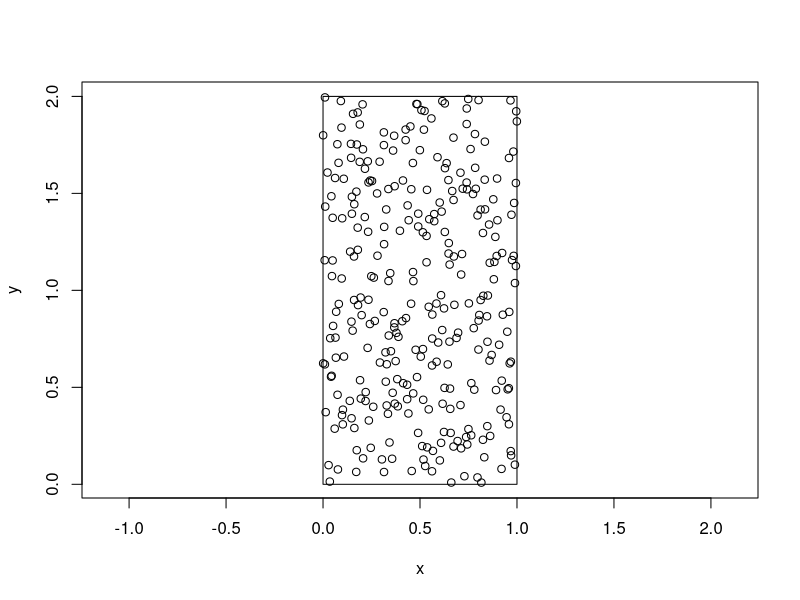
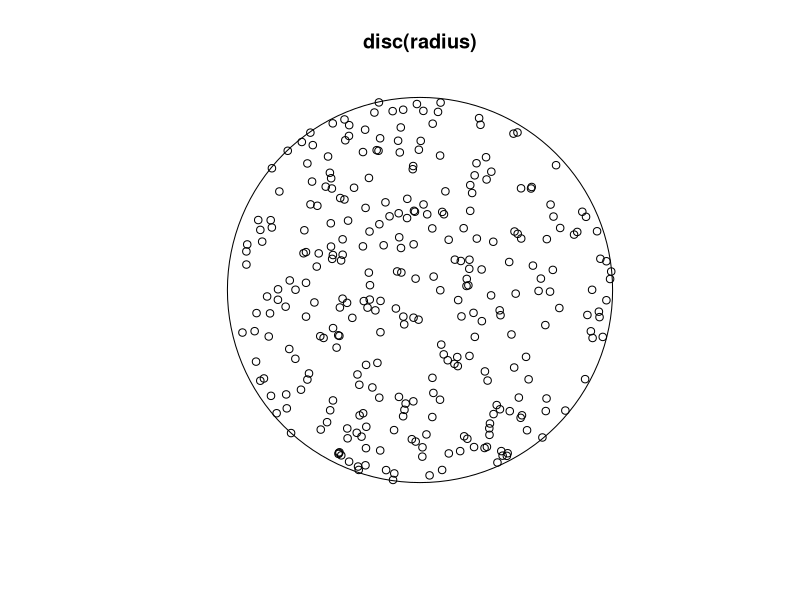
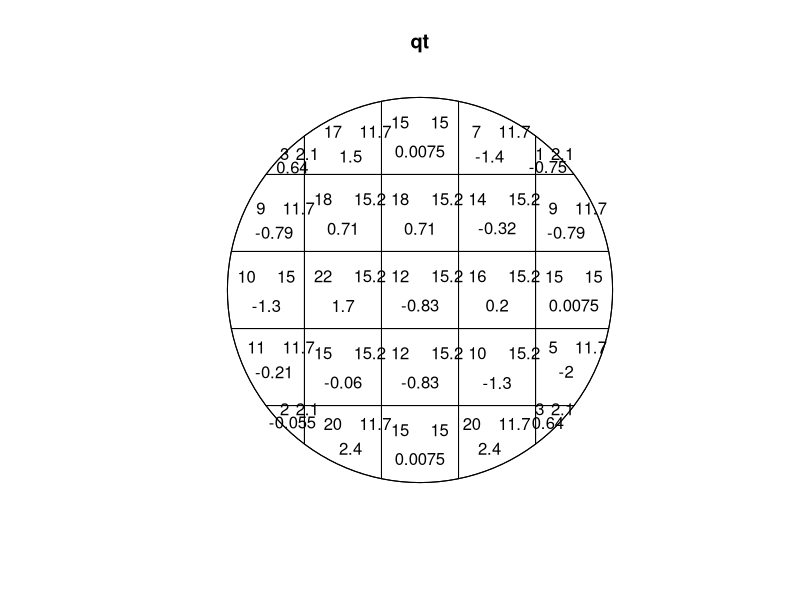
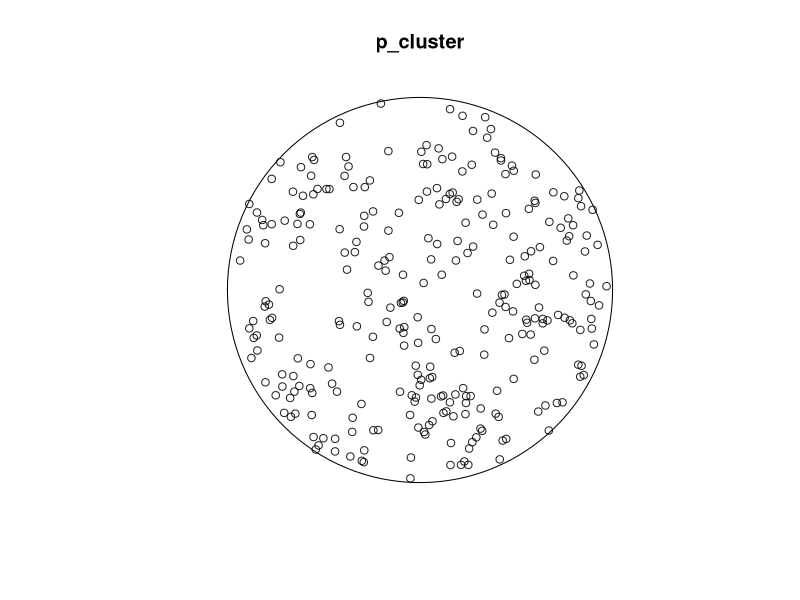
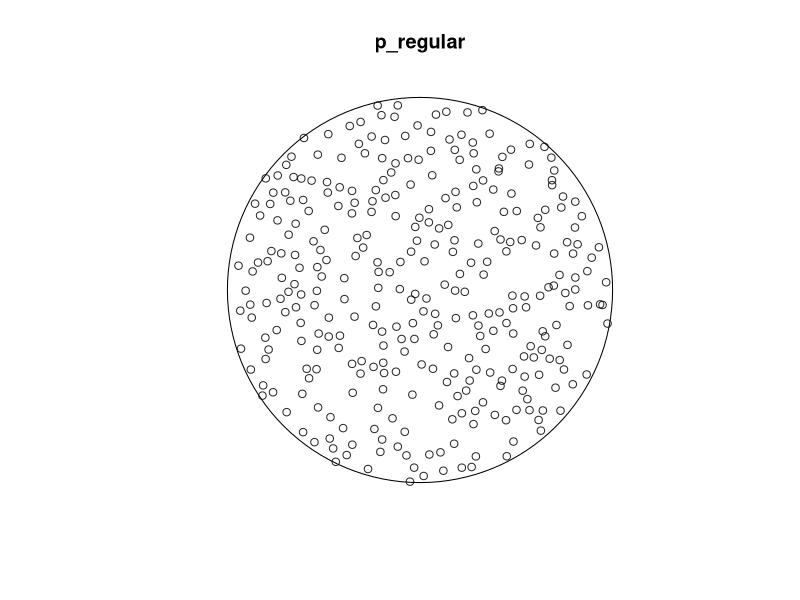

Write R code to recreate these figures, in order.
## ---- chunk 1
knitr::opts_chunk$set(echo = TRUE)
## ---- chunk 2
#Libraries used: spatstat
#This is a basic spatial stats package with good documentation, and a focus on simulating and analyzing
#point patterns. A basic list of its functions and capabilities can be found here: https://spatstat.org/resources/spatstatQuickref.pdf

#load your data - which datasets do you need?
#I'll be working with simulated point data to demonstrate some point pattern analyses. In order
#to do this, I'll create a plot with points within it, and then use spatial tests to investigate point patterns. Finally, I'll bring in sample data I've made of points near my study sites, and use the tests on this data as well. 

###The simulated data will be:
#Points in a rectangular window 
#points in a circular window

###The sample data will be:
#a shapefile called 'DeviationPoints', and will represent points where informal trails deviate from established roads and trails. 


#Analysis/processing step 2 - what are you hoping to do here, why? 
#I will test the data to see if it is clustered or regular 
#-->I would like to see if I can identify clusters themselves, and have a data output showing me which sites are clustered with each other


#Check the outcomes? How will you know if your steps worked?
#One way I could test my outcomes is to map the points, and to use colors or symbols to show which points are assigned to which clusters.

# 
## ---- chunk 3

## ---- chunk 4

## ---- chunk 5
#Making uniform density patterns:

#Starting with doing it in a rectangle.
# The number of points to create
n <- 300

# Set the range
xmin <- 0
xmax <- 1
ymin <- 0
ymax <- 2

# Sample from a Uniform distribution
x <- runif(n, xmin, xmax)
y <- runif(n, ymin, ymax )


# Plot points and a rectangle
# The aspect ratio of the boundary rectangle is 2 
# (it is twice as tall as wide), but the aspect ratio of the
# coordinates needs to be 1 so the rectangle appears that way.


# Plot points and a rectangle

mapxy <- function(a = NA){
  plot(x, y, asp = a)
  rect(xmin, ymin, xmax, ymax)
}

mapxy(1)

#-----generating x number of random points in a circle-------#
#plot circle with random points in it
# Load the spatstat package
library(spatstat)

# Create this many points, in a circle of this radius
n_points <- 300
radius <- 10

# Generate uniform random numbers up to radius-squared
r_squared <- runif(n_points, 0, radius^2)
angle <- runif(n_points, 0, 2*pi)

# Take the square root of the values to get a uniform spatial distribution
xx <- sqrt(r_squared)* cos(angle)
yy <- sqrt(r_squared) * sin(angle)

plot(disc(radius)); points(xx, yy)

#Organize the data - what form should the data be in? A list? how many elements, a data frame? how many rows and columns?

####I'll list simulated data in different forms here, and then demonstrate a test :
#random 
#clustered 
#inhibitory/regular

#Analysis/processing step 1 - what are you hoping to do here, why? 

#I'm going to do a basic test for uniformity of points. This is a simple point pattern analysis to try, and a good thing to screen point data for. 

#Testing for uniformity of points in a circle
# Define variables
#variables here are sourced from the sphere above, but needed for this analysis are:
#x - the, x coordinate
#y, the y coordinate
#window, the planar extent

# Set coordinates and window
ppxy <- ppp(x = xx, y = yy, window = disc(radius))

# Test the point pattern
qt <- quadrat.test(ppxy)

# View the results
plot(qt)
print(qt)

### Simulating clustered and regular point distributions
### Will use a function for a Thomas process for the clustered points, and a function for a 
### Straus process for the regular distribution

# Create a disc of radius 10, for the window space
disc10 <- disc(10)

# Generate clustered points from a Thomas process
set.seed(123)
p_cluster <- rThomas(kappa = 0.35, scale = 1, mu = 3, win = disc10)
plot(p_cluster)

# Run a quadrat test -- and this time test against an alt. hypothesis that the points are
#clustered
quadrat.test(p_cluster, alternative = "clustered")

# Regular points from a Strauss process
set.seed(123)
p_regular <- rStrauss(beta = 2.9, gamma = 0.025, R = .5, W = disc10)
plot(p_regular)

# Run a quadrat test, and in this case set the alternative hypothesis to specifically be 
#that the points are regularly distributed
quadrat.test(p_regular, alternative = "regular")
